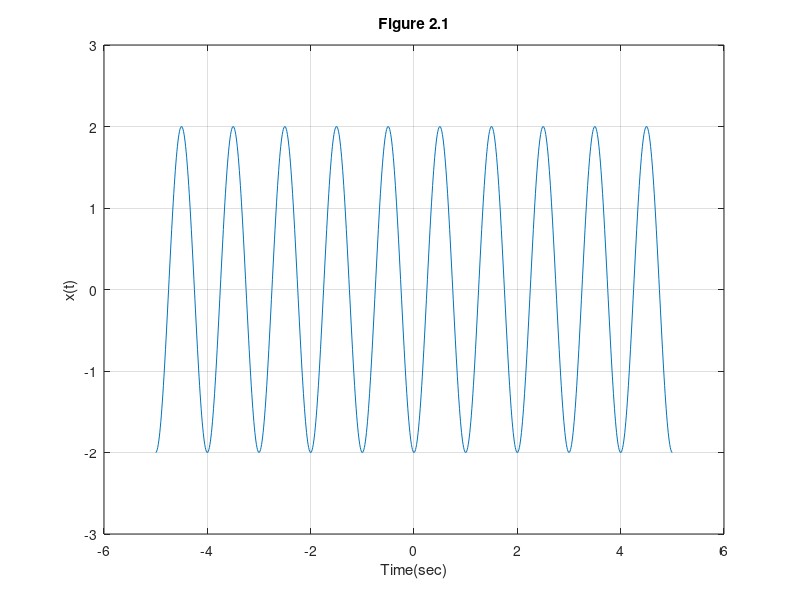

Source code (MATLAB):
t=[-5:0.01:5];
x=2*sin((2*pi*t) - (pi/2));
plot(t,x);
grid on;
axis([-6 6 -3 3])
ylabel('x(t)')
xlabel('Time(sec)')
title('Figure 2.1')